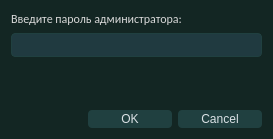
<?xml version="1.0" encoding="UTF-8"?>
<ui version="4.0">
 <class>PasswordDialog</class>
 <widget class="QDialog" name="PasswordDialog">
  <property name="geometry">
   <rect>
    <x>0</x>
    <y>0</y>
    <width>273</width>
    <height>139</height>
   </rect>
  </property>
  <property name="sizePolicy">
   <sizepolicy hsizetype="Fixed" vsizetype="Fixed">
    <horstretch>0</horstretch>
    <verstretch>0</verstretch>
   </sizepolicy>
  </property>
  <property name="minimumSize">
   <size>
    <width>273</width>
    <height>139</height>
   </size>
  </property>
  <property name="maximumSize">
   <size>
    <width>273</width>
    <height>139</height>
   </size>
  </property>
  <property name="windowTitle">
   <string>Доступ ограничен</string>
  </property>
  <property name="windowIcon">
   <iconset resource="../src/images.qrc">
    <normaloff>:/ui-resources/quasarlogo/icon.png</normaloff>:/ui-resources/quasarlogo/icon.png</iconset>
  </property>
  <property name="styleSheet">
   <string notr="true">QDialog {
  background-color: #132623;
}

QDockWidget {
  outline: 1px solid #204040;
  background-color: #FAFAFA;
  border: 1px solid #204040;
  border-radius: 4px;
  titlebar-close-icon: url(&quot;:/ui-resources/css/transparent.png&quot;);
  titlebar-normal-icon: url(&quot;:/ui-resources/css/transparent.png&quot;);
}

QDockWidget::title {
  /* Better size for title bar */
  padding: 3px;
  spacing: 4px;
  border: none;
  background-color: #204040;
}

QDockWidget::close-button {
  icon-size: 12px;
  border: none;
  background: transparent;
  background-image: transparent;
  border: 0;
  margin: 0;
  padding: 0;
  image: url(&quot;:/ui-resources/css/window_close.png&quot;);
}

QDockWidget::close-button:hover {
  image: url(&quot;:/ui-resources/css/window_close_focus.png&quot;);
}

QDockWidget::close-button:pressed {
  image: url(&quot;:/ui-resources/css/window_close_pressed.png&quot;);
}

QDockWidget::float-button {
  icon-size: 12px;
  border: none;
  background: transparent;
  background-image: transparent;
  border: 0;
  margin: 0;
  padding: 0;
  image: url(&quot;:/ui-resources/css/window_undock.png&quot;);
}

QDockWidget::float-button:hover {
  image: url(&quot;:/ui-resources/css/window_undock_focus.png&quot;);
}

QDockWidget::float-button:pressed {
  image: url(&quot;:/ui-resources/css/window_undock_pressed.png&quot;);
}

QScrollBar:horizontal {
  height: 8px;
  margin: 0px 16px 0px 16px;
  border: 1px solid #204040;
  border-radius: 4px;
  background-color: #204040;
}

QScrollBar:vertical {
  background-color: #204040;
  width: 8px;
  margin: 16px 0px 16px 0px;
  border: 1px solid #204040;
  border-radius: 4px;
}

QScrollBar::handle:horizontal {
  background-color: #204040;
  border: 1px solid #204040;
  border-radius: 4px;
  min-width: 8px;
}

QScrollBar::handle:horizontal:hover {
  background-color: #499c54;
  border: #499c54;
  border-radius: 4px;
  min-width: 8px;
}

QScrollBar::handle:horizontal:focus {
  border: 1px solid #bc9117;
}

QScrollBar::handle:vertical {
  background-color: #204040;
  border: 1px solid #204040;
  min-height: 8px;
  border-radius: 4px;
}

QScrollBar::handle:vertical:hover {
  background-color: #499c54;
  border: #499c54;
  border-radius: 4px;
  min-height: 8px;
}

QScrollBar::handle:vertical:focus {
  border: 1px solid #bc9117;
}

QScrollBar::add-line:horizontal {
  margin: 0px 0px 0px 0px;
  border-image: url(&quot;:/ui-resources/css/arrow_right_disabled.png&quot;);
  height: 12px;
  width: 12px;
  subcontrol-position: right;
  subcontrol-origin: margin;
}

QScrollBar::add-line:horizontal:hover, QScrollBar::add-line:horizontal:on {
  border-image: url(&quot;:/ui-resources/css/arrow_right.png&quot;);
  height: 12px;
  width: 12px;
  subcontrol-position: right;
  subcontrol-origin: margin;
}

QScrollBar::add-line:vertical {
  margin: 3px 0px 3px 0px;
  border-image: url(&quot;:/ui-resources/css/arrow_down_disabled.png&quot;);
  height: 12px;
  width: 12px;
  subcontrol-position: bottom;
  subcontrol-origin: margin;
}

QScrollBar::add-line:vertical:hover, QScrollBar::add-line:vertical:on {
  border-image: url(&quot;:/ui-resources/css/arrow_down.png&quot;);
  height: 12px;
  width: 12px;
  subcontrol-position: bottom;
  subcontrol-origin: margin;
}

QScrollBar::sub-line:horizontal {
  margin: 0px 3px 0px 3px;
  border-image: url(&quot;:/ui-resources/css/arrow_left_disabled.png&quot;);
  height: 12px;
  width: 12px;
  subcontrol-position: left;
  subcontrol-origin: margin;
}

QScrollBar::sub-line:horizontal:hover, QScrollBar::sub-line:horizontal:on {
  border-image: url(&quot;:/ui-resources/css/arrow_left.png&quot;);
  height: 12px;
  width: 12px;
  subcontrol-position: left;
  subcontrol-origin: margin;
}

QScrollBar::sub-line:vertical {
  margin: 3px 0px 3px 0px;
  border-image: url(&quot;:/ui-resources/css/arrow_up_disabled.png&quot;);
  height: 12px;
  width: 12px;
  subcontrol-position: top;
  subcontrol-origin: margin;
}

QScrollBar::sub-line:vertical:hover, QScrollBar::sub-line:vertical:on {
  border-image: url(&quot;:/ui-resources/css/arrow_up.png&quot;);
  height: 12px;
  width: 12px;
  subcontrol-position: top;
  subcontrol-origin: margin;
}

QScrollBar::up-arrow:horizontal, QScrollBar::down-arrow:horizontal {
  background: none;
}

QScrollBar::up-arrow:vertical, QScrollBar::down-arrow:vertical {
  background: none;
}

QScrollBar::add-page:horizontal, QScrollBar::sub-page:horizontal {
  background: none;
}

QScrollBar::add-page:vertical, QScrollBar::sub-page:vertical {
  background: none;
}

QMainWindow::separator {
  background-color: #204040;
  border: 0px solid #FAFAFA;
  spacing: 0px;
  padding: 0px;
}

QMainWindow::separator:hover {
  background-color: #499c54;
  border: 0px solid #73C7FF;
}

QMainWindow::separator:horizontal {
  width: 2px;
  margin-top: 2px;
  margin-bottom: 2px;
  image: url(&quot;:/ui-resources/css/toolbar_separator_vertical.png&quot;);
}

QMainWindow::separator:vertical {
  height: 2px;
  margin-left: 2px;
  margin-right: 2px;
  image: url(&quot;:/ui-resources/css/toolbar_separator_horizontal.png&quot;);
}

QMenuBar {
  background-color: #204040;
  padding: 2px;
  border: 1px solid #204040;
  color: #19232D;
  selection-background-color: #73C7FF;
}

QMenuBar:focus {
  border: 1px solid #9FCBFF;
}

QMenuBar::item {
  background: transparent;
  padding: 4px;
}

QMenuBar::item:selected {
  padding: 4px;
  background: transparent;
  border: 0px solid #C9CDD0;
  background-color: #73C7FF;
}

QMenuBar::item:pressed {
  padding: 4px;
  border: 0px solid #C9CDD0;
  background-color: #73C7FF;
  color: #19232D;
  margin-bottom: 0px;
  padding-bottom: 0px;
}

/* QMenu ------------------------------------------------------------------

https://doc.qt.io/qt-5/stylesheet-examples.html#customizing-qmenu

--------------------------------------------------------------------------- */
QMenu {
  border: 0px solid #C9CDD0;
  color: #19232D;
  margin: 0px;
  background-color: #CED1D4;
  selection-background-color: #73C7FF;
}

QMenu::separator {
  height: 1px;
  background-color: #ACB1B6;
  color: #19232D;
}

QMenu::item {
  background-color: #CED1D4;
  padding: 4px 24px 4px 28px;
  /* Reserve space for selection border */
  border: 1px transparent #C9CDD0;
}

QMenu::item:selected {
  color: #19232D;
  background-color: #73C7FF;
}

QMenu::item:pressed {
  background-color: #73C7FF;
}

QMenu::icon {
  padding-left: 10px;
  width: 14px;
  height: 14px;
}

QMenu::indicator {
  padding-left: 8px;
  width: 12px;
  height: 12px;
  /* non-exclusive indicator = check box style indicator (see QActionGroup::setExclusive) */
  /* exclusive indicator = radio button style indicator (see QActionGroup::setExclusive) */
}

QMenu::indicator:non-exclusive:unchecked {
  image: url(&quot;:/ui-resources/css/checkbox_unchecked.png&quot;);
}

QMenu::indicator:non-exclusive:unchecked:hover, QMenu::indicator:non-exclusive:unchecked:focus, QMenu::indicator:non-exclusive:unchecked:pressed {
  border: none;
  image: url(&quot;:/ui-resources/css/checkbox_unchecked_focus.png&quot;);
}

QMenu::indicator:non-exclusive:unchecked:disabled {
  image: url(&quot;:/ui-resources/css/checkbox_unchecked_disabled.png&quot;);
}

QMenu::indicator:non-exclusive:checked {
  image: url(&quot;:/ui-resources/css/checkbox_checked.png&quot;);
}

QMenu::indicator:non-exclusive:checked:hover, QMenu::indicator:non-exclusive:checked:focus, QMenu::indicator:non-exclusive:checked:pressed {
  border: none;
  image: url(&quot;:/ui-resources/css/checkbox_checked_focus.png&quot;);
}

QMenu::indicator:non-exclusive:checked:disabled {
  image: url(&quot;:/ui-resources/css/checkbox_checked_disabled.png&quot;);
}

QMenu::indicator:non-exclusive:indeterminate {
  image: url(&quot;:/ui-resources/css/checkbox_indeterminate.png&quot;);
}

QMenu::indicator:non-exclusive:indeterminate:disabled {
  image: url(&quot;:/ui-resources/css/checkbox_indeterminate_disabled.png&quot;);
}

QMenu::indicator:non-exclusive:indeterminate:focus, QMenu::indicator:non-exclusive:indeterminate:hover, QMenu::indicator:non-exclusive:indeterminate:pressed {
  image: url(&quot;:/ui-resources/css/checkbox_indeterminate_focus.png&quot;);
}

QMenu::indicator:exclusive:unchecked {
  image: url(&quot;:/ui-resources/css/radio_unchecked.png&quot;);
}

QMenu::indicator:exclusive:unchecked:hover, QMenu::indicator:exclusive:unchecked:focus, QMenu::indicator:exclusive:unchecked:pressed {
  border: none;
  outline: none;
  image: url(&quot;:/ui-resources/css/radio_unchecked_focus.png&quot;);
}

QMenu::indicator:exclusive:unchecked:disabled {
  image: url(&quot;:/ui-resources/css/radio_unchecked_disabled.png&quot;);
}

QMenu::indicator:exclusive:checked {
  border: none;
  outline: none;
  image: url(&quot;:/ui-resources/css/radio_checked.png&quot;);
}

QMenu::indicator:exclusive:checked:hover, QMenu::indicator:exclusive:checked:focus, QMenu::indicator:exclusive:checked:pressed {
  border: none;
  outline: none;
  image: url(&quot;:/ui-resources/css/radio_checked_focus.png&quot;);
}

QMenu::indicator:exclusive:checked:disabled {
  outline: none;
  image: url(&quot;:/ui-resources/css/radio_checked_disabled.png&quot;);
}

QMenu::right-arrow {
  margin: 5px;
  padding-left: 12px;
  image: url(&quot;:/ui-resources/css/arrow_right.png&quot;);
  height: 12px;
  width: 12px;
}
</string>
  </property>
  <layout class="QVBoxLayout" name="verticalLayout">
   <item>
    <widget class="QLabel" name="label">
     <property name="sizePolicy">
      <sizepolicy hsizetype="Preferred" vsizetype="Preferred">
       <horstretch>0</horstretch>
       <verstretch>0</verstretch>
      </sizepolicy>
     </property>
     <property name="font">
      <font>
       <family>Calibri</family>
      </font>
     </property>
     <property name="styleSheet">
      <string notr="true">QWidget {
 color: #D8d8d8
}

Label {
  background-color: #313131;
  border: 0px solid #C9CDD0;
  padding: 2px;
  margin: 0px;
  color: #D8d8d8;
}

QLabel:disabled {
  background-color: #313131;
  border: 0px solid #C9CDD0;
  color: #Bebebf;
}</string>
     </property>
     <property name="text">
      <string>Введите пароль администратора:</string>
     </property>
     <property name="textFormat">
      <enum>Qt::AutoText</enum>
     </property>
     <property name="wordWrap">
      <bool>false</bool>
     </property>
    </widget>
   </item>
   <item>
    <widget class="QLineEdit" name="passwordField">
     <property name="font">
      <font>
       <family>Calibri</family>
      </font>
     </property>
     <property name="styleSheet">
      <string notr="true">QLineEdit {
  background-color: #203a40;
  padding-top: 2px;
  /* This QLineEdit fix  103, 111 */
  padding-bottom: 2px;
  /* This QLineEdit fix  103, 111 */
  padding-left: 4px;
  padding-right: 4px;
  border-style: solid;
  border: 1px solid #204040;
  border-radius: 4px;
  color: #F2F2F2;
}

QLineEdit:disabled {
  background-color: #203a40;
  color: #9DA9B5;
}

QLineEdit:hover {
  border: 1px solid #499c54;
  color: #F2F2F2;
}

QLineEdit:focus {
  border: 1px solid #bc9117;
}

QLineEdit:selected {
  background-color: #bc9117;
  color: #bc9117;
}
</string>
     </property>
     <property name="echoMode">
      <enum>QLineEdit::Password</enum>
     </property>
    </widget>
   </item>
   <item>
    <spacer name="verticalSpacer">
     <property name="font">
      <font>
       <family>Calibri</family>
      </font>
     </property>
     <property name="orientation">
      <enum>Qt::Vertical</enum>
     </property>
     <property name="sizeHint" stdset="0">
      <size>
       <width>20</width>
       <height>40</height>
      </size>
     </property>
    </spacer>
   </item>
   <item>
    <widget class="QDialogButtonBox" name="buttonBox">
     <property name="font">
      <font>
       <family>Calibri</family>
      </font>
     </property>
     <property name="styleSheet">
      <string notr="true">QDialogButtonBox QPushButton {
  /* Issue #194 #248 - Special case of QPushButton inside dialogs, for better UI */
  min-width: 80px;
}
QPushButton {
  background-color: #204040;
  color: #dae1e5;
  border-radius: 4px;
  padding: 2px;
  outline: none;
  border: none;
}

QPushButton:disabled {
  background-color: #203a40;
  color: #Bebebf;
  border-radius: 4px;
  padding: 2px;
}

QPushButton:hover {
  background-color: #499c54;
  color: #23243b;
}

QPushButton:pressed {
  background-color: #132623;
  color: #23243b;
}

QPushButton:selected {
  background: #ACB1B6;
  color: #19232D;
}

QPushButton::menu-indicator {
  subcontrol-origin: padding;
  subcontrol-position: bottom right;
  bottom: 4px;
}

QDialogButtonBox QPushButton {
  /* Issue #194 #248 - Special case of QPushButton inside dialogs, for better UI */
  min-width: 80px;
}</string>
     </property>
     <property name="orientation">
      <enum>Qt::Horizontal</enum>
     </property>
     <property name="standardButtons">
      <set>QDialogButtonBox::Cancel|QDialogButtonBox::Ok</set>
     </property>
    </widget>
   </item>
  </layout>
 </widget>
 <resources>
  <include location="../src/images.qrc"/>
 </resources>
 <connections>
  <connection>
   <sender>buttonBox</sender>
   <signal>accepted()</signal>
   <receiver>PasswordDialog</receiver>
   <slot>accept()</slot>
   <hints>
    <hint type="sourcelabel">
     <x>248</x>
     <y>254</y>
    </hint>
    <hint type="destinationlabel">
     <x>157</x>
     <y>274</y>
    </hint>
   </hints>
  </connection>
  <connection>
   <sender>buttonBox</sender>
   <signal>rejected()</signal>
   <receiver>PasswordDialog</receiver>
   <slot>reject()</slot>
   <hints>
    <hint type="sourcelabel">
     <x>316</x>
     <y>260</y>
    </hint>
    <hint type="destinationlabel">
     <x>286</x>
     <y>274</y>
    </hint>
   </hints>
  </connection>
 </connections>
</ui>
